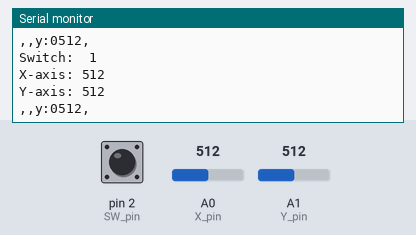
Simulated run of this sketch. Board: Arduino Uno, built with avr-gcc and run on an emulated ATmega328P. Parts: the last lines printed to the serial monitor. Inputs (shaded band) come from the test bench; at power-on: A0 (X_pin) = 512, A1 (Y_pin) = 512, pin 2 (SW_pin) HIGH. No radio packets arrive unless stated.

Above: at 1.3 s.
1.4 s: A0 (X_pin) set to 716
At 2.2 s:
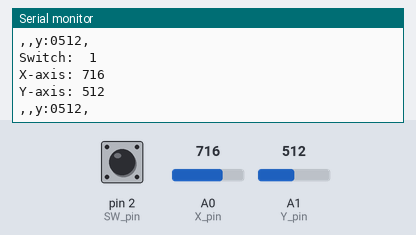
2.9 s: A1 (Y_pin) set to 716
At 3.9 s:
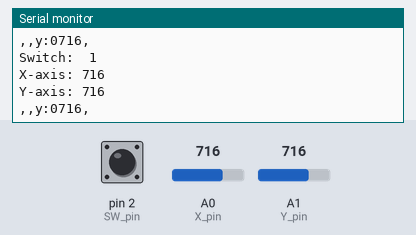
4.4 s: pin 2 (SW_pin) pulled LOW for 0.7 s
6.6 s: A0 (X_pin) set to 900
At 7.2 s:
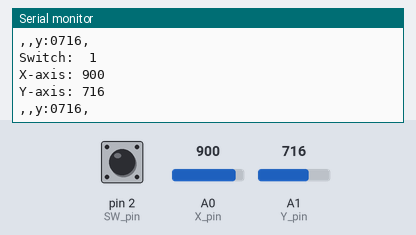
8.1 s: A1 (Y_pin) set to 900
At 8.9 s:
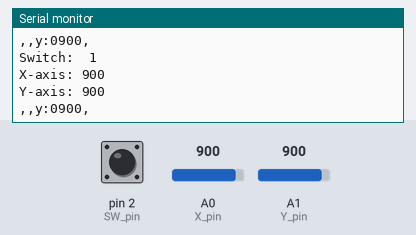
Timing chart, 0 to 10.6 s (numbered marks = the images above; inputs shaded):
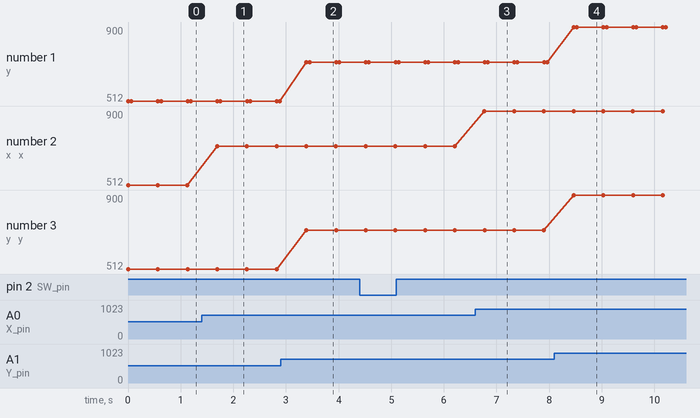

Measured:
- after the input at 1.4 s, the serial monitor: prints a new line after 0.29 s (image 1)
- after the input at 2.9 s, the serial monitor: prints a new line after 0.49 s (image 2)
- after the input at 6.6 s, the serial monitor: prints a new line after 0.17 s (image 3)
- after the input at 8.1 s, the serial monitor: prints a new line after 0.37 s (image 4)
- plotted number 2: 512 → 716 after the input at 1.4 s, 716 → 900 after the input at 6.6 s

The sketch:

arduino_remote-controller_sender.ino
```cpp
#include <RH_ASK.h>
#include <SPI.h> // Not actually used but needed to compile

RH_ASK driver;

// Arduino pin numbers
const int SW_pin = 2; // digital pin connected to switch output
const int X_pin = A0; // analog pin connected to X output
const int Y_pin = A1; // analog pin connected to Y output

void setup() {
  pinMode(SW_pin, INPUT);
  digitalWrite(SW_pin, HIGH);
  Serial.begin(115200);

  //Serial.begin(9600);    // Debugging only
  if (!driver.init())
    Serial.println("init failed");
}

void loop() {
  int swh = digitalRead(SW_pin);
  int xpi = analogRead(X_pin);
  int ypi = analogRead(Y_pin);

  char s[6];
  sprintf(s, "s:%04d,", swh);
  Serial.print("s = ");
  Serial.println(s);

  char x[6];
  sprintf(x, "x:%04d,", xpi);
  Serial.print("x = ");
  Serial.println(x);

  char y[6];
  sprintf(y, "y:%04d,", ypi);
  Serial.print("y = ");
  Serial.println(y);

  String txt = s;
  Serial.println(txt);
  txt += x;
  Serial.println(txt);
  txt += y;
  Serial.println(txt);


  char ftxt[19];
  String strxpi;
  strxpi = String(txt);
  strxpi.toCharArray(ftxt, 19);


  Serial.print(txt);
  Serial.print("\n");

  Serial.print("Switch:  ");
  Serial.print(swh);
  Serial.print("\n");

  Serial.print("X-axis: ");
  Serial.print(xpi);
  Serial.print("\n");

  Serial.print("Y-axis: ");
  Serial.println(ypi);


  /*Serial.print("\n\n");*/
  /*delay(500);*/

  /*char msg = char("Switch:") + swh + char(";X-axis:") + xpi + char(";Y-axis:") + ypi;*/
  /*const char *msg = char(swh);*/
  /*char *msg = char("s:") + swh + char(";x:") + xpi + char(";y:") + ypi;*/
  /*char msg = char("s:") + swh;*/

  /*
    char msg[16];
    itoa(swh, msg, 10);
  */
  /*
    char bufswh[10];
    sprintf(bufswh, "%f", swh);
  */

  const char *msg = ftxt;
  driver.send((uint8_t *)msg, strlen(msg));
  driver.waitPacketSent();
  Serial.println(msg);
  delay(500);

}
```
